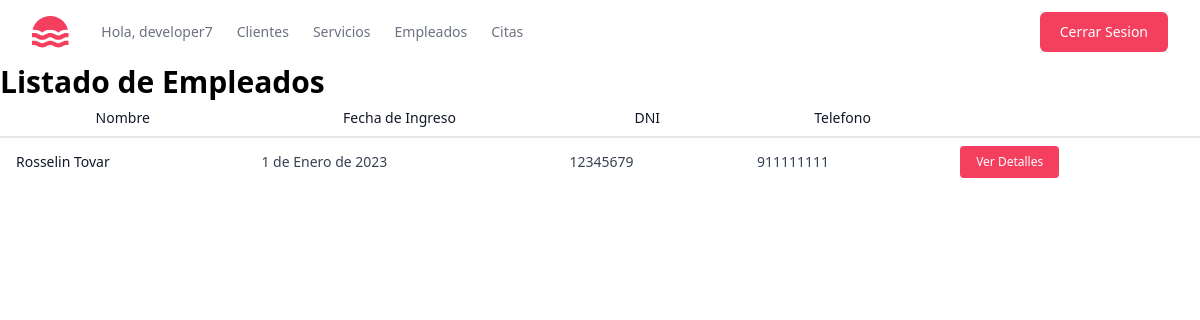
The page /empleados/lista-empleados/ (signed in) on the database its author committed.
### empleados/models.py (models this page shows, shortened)
class Empleado(models.Model):
    nombre = models.CharField(max_length=50)
    apellido = models.CharField(max_length=50)
    dni = models.CharField(max_length=8, unique=True)
    telefono = models.CharField(max_length=10)
    correo = models.EmailField(max_length=50)
    fecha_ingreso = models.DateField()

### empleados/views.py (the view)
# urls.py: path("lista-empleados/", ListaEmpleados.as_view(), name="lista_empleados"),
class ListaEmpleados(ListView):
    model = Empleado
    template_name = "empleados/lista_empleados.html"
    context_object_name = "empleados"

### empleados/templates/empleados/lista_empleados.html
{% extends "base.html" %} {% block content %}
<h1 class="text-3xl font-bold">Listado de Empleados</h1>
<div class="overflow-x-auto">
  <table class="min-w-full divide-y-2 divide-gray-200 bg-white text-sm">
    <thead class="ltr:text-left rtl:text-right">
      <tr>
        <th class="whitespace-nowrap px-4 py-2 font-medium text-gray-900">
          Nombre
        </th>
        <th class="whitespace-nowrap px-4 py-2 font-medium text-gray-900">
          Fecha de Ingreso
        </th>
        <th class="whitespace-nowrap px-4 py-2 font-medium text-gray-900">
          DNI
        </th>
        <th class="whitespace-nowrap px-4 py-2 font-medium text-gray-900">
          Telefono
        </th>
        <th class="px-4 py-2"></th>
      </tr>
    </thead>
    <tbody class="divide-y divide-gray-200">
      {% for empleado in empleados %}
      <tr>
        <td class="whitespace-nowrap px-4 py-2 font-medium text-gray-900">
          {{ empleado.nombre }} {{ empleado.apellido }}
        </td>
        <td class="whitespace-nowrap px-4 py-2 text-gray-700">
          {{ empleado.fecha_ingreso }}
        </td>
        <td class="whitespace-nowrap px-4 py-2 text-gray-700">
          {{ empleado.dni }}
        </td>
        <td class="whitespace-nowrap px-4 py-2 text-gray-700">
          {{ empleado.telefono }}
        </td>
        <td class="whitespace-nowrap px-4 py-2">
          <a
            href="#"
            class="inline-block rounded bg-rose-500 px-4 py-2 text-xs font-medium text-white hover:bg-rose-600"
          >
            Ver Detalles
          </a>
        </td>
      </tr>
      {% endfor %}
    </tbody>
  </table>
</div>
{% endblock %}

### templates/base.html (shortened to what this page needs)
<!DOCTYPE html>
<html lang="es">
  <head>
    <script src="https://cdn.tailwindcss.com"></script>
  </head>
  <header class="bg-white">
    <div
      class="mx-auto flex h-16 max-w-screen-xl items-center gap-8 px-4 sm:px-6 lg:px-8"
    >
      <a class="block text-rose-500" href="#">
      </a>
      <div class="flex flex-1 items-center justify-end md:justify-between">
        <nav aria-label="Global" class="hidden md:block">
          <ul class="flex items-center gap-6 text-sm">
            <li>
              <span
                class="text-gray-500 transition hover:text-gray-500/75"
                href="{% url 'listado_clientes' %}"
              >
                Hola, {{ user.username }}
              </span>
            </li>
            <li>
              <a
                class="text-gray-500 transition hover:text-gray-500/75"
                href="{% url 'listado_clientes' %}"
              >
                Clientes
              </a>
            </li>
            <li>
              <a
                class="text-gray-500 transition hover:text-gray-500/75"
                href="{% url 'listado_servicios' %}"
              >
                Servicios
              </a>
            </li>
            <li>
              <a
                class="text-gray-500 transition hover:text-gray-500/75"
                href="{% url 'lista_empleados' %}"
              >
                Empleados
              </a>
            </li>
            <li>
              <a
                class="text-gray-500 transition hover:text-gray-500/75"
                href="{% url 'listado_citas' %}"
              >
                Citas
              </a>
            </li>
          </ul>
        </nav>
        <div class="flex items-center gap-4">
          <div class="sm:flex sm:gap-4">
            {% if not user.is_authenticated %}
            <a
              class="block rounded-md bg-rose-500 px-5 py-2.5 text-sm font-medium text-white transition hover:bg-rose-600"
              href="{% url 'login' %}"
            >
              Inciar Sesion
            </a>
            <a
              class="hidden rounded-md bg-gray-100 px-5 py-2.5 text-sm font-medium text-rose-500 transition hover:text-teal-600/75 sm:block"
              href="#"
            >
              Registrar
            </a>
          </div>
          {% else %}
          <form method="post" action="{% url 'logout' %}">
            <button
              class="block rounded-md bg-rose-500 px-5 py-2.5 text-sm font-medium text-white transition hover:bg-rose-600"
              type="submit"
            >
              Cerrar Sesion
            </button>
          </form>
          {% endif %}
        </div>
      </div>
    </div>
  </header>
  <body>
    {% if user.is_authenticated %} {% block content %} {% endblock %} {% else %}
    <h1>Para poder ver este contenido debes iniciar sesion</h1>
    {% endif %}
  </body>
</html>

### rows shown on the page
Empleado: nombre "Rosselin", apellido "Tovar", fecha_ingreso "1 de Enero de 2023", dni "12345679", telefono "911111111"

### other values the page prints
{{ user.username }} "developer7"
